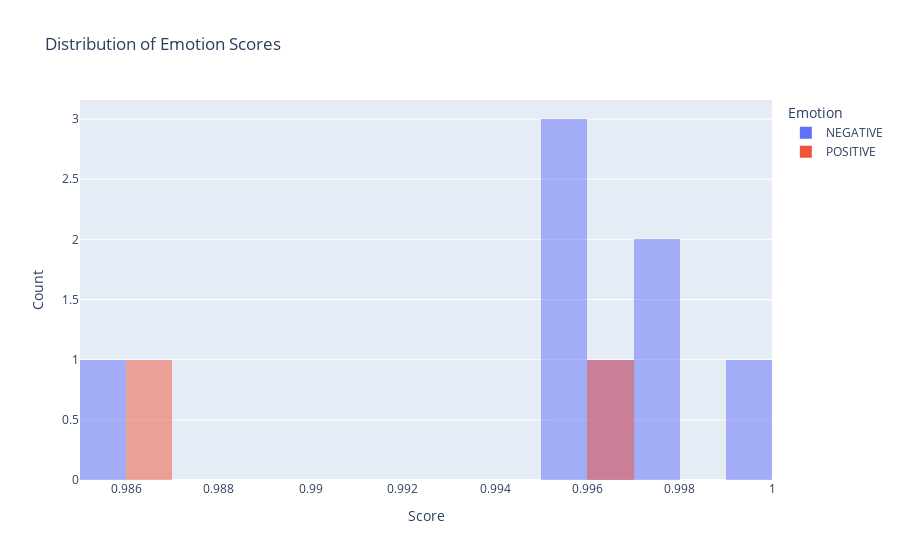

Here is the notebook cell this chart was saved with:
### Code cell
# 히스토그램 생성: 감정 점수의 분포 시각화

# 처음 10 엔트리에 대해서만 

# 중간 지점 이후의 데이터만 선택
first_entry_df = df[:10]

fig_histogram = px.histogram(first_entry_df, x='score', color='label',
                             barmode='overlay',
                             nbins=20, # 빈의 개수 조절
                             title='Distribution of Emotion Scores')
fig_histogram.update_layout(xaxis_title='Score',
                            yaxis_title='Count',
                            legend_title='Emotion')
fig_histogram.show()

### Figure 1 — Plotly figure (JSON) as saved in the notebook; plotly's stock layout.template omitted (floating-point values rounded to 4 significant figures)
{"data": [{"alignmentgroup": "True", "bingroup": "x", "hovertemplate": "label=NEGATIVE<br>score=%{x}<br>count=%{y}<extra></extra>", "legendgroup": "NEGATIVE", "marker": {"color": "#636efa", "opacity": 0.5, "pattern": {"shape": ""}}, "name": "NEGATIVE", "nbinsx": 20, "offsetgroup": "NEGATIVE", "orientation": "v", "showlegend": true, "type": "histogram", "x": [0.9965, 0.9955, 0.9957, 0.9971, 0.9973, 0.9953, 0.9998, 0.9857], "xaxis": "x", "yaxis": "y"}, {"alignmentgroup": "True", "bingroup": "x", "hovertemplate": "label=POSITIVE<br>score=%{x}<br>count=%{y}<extra></extra>", "legendgroup": "POSITIVE", "marker": {"color": "#EF553B", "opacity": 0.5, "pattern": {"shape": ""}}, "name": "POSITIVE", "nbinsx": 20, "offsetgroup": "POSITIVE", "orientation": "v", "showlegend": true, "type": "histogram", "x": [0.9962, 0.9864], "xaxis": "x", "yaxis": "y"}], "layout": {"barmode": "overlay", "legend": {"title": {"text": "Emotion"}, "tracegroupgap": 0}, "title": {"text": "Distribution of Emotion Scores"}, "xaxis": {"anchor": "y", "domain": [0, 1], "title": {"text": "Score"}}, "yaxis": {"anchor": "x", "domain": [0, 1], "title": {"text": "Count"}}}}
